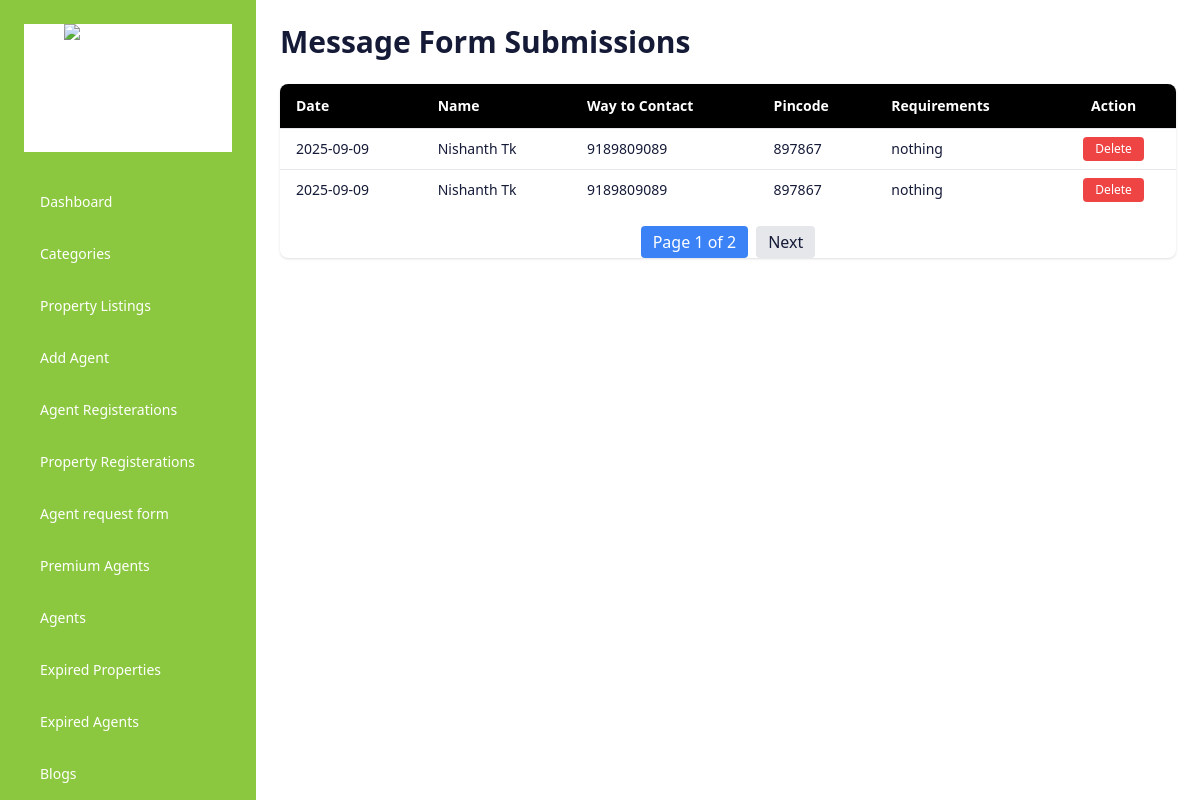
Screenshot of /admin_panel/admin_message (signed in) with the database file from the repository.
### agents/models.py (models this page shows, shortened)
class Inbox(models.Model):
    name = models.CharField(max_length=50)
    pin_code = models.CharField(max_length=50)
    contact = models.CharField(max_length=50)
    messages_text = models.TextField()
    created_at = models.DateTimeField(auto_now_add=True)
    is_read = models.BooleanField(default=False)  #
    is_removed = models.BooleanField(default=False)

### developer/views.py (the view)
# urls.py: path('admin_message', views.admin_message, name="admin_message"),
@never_cache
@user_passes_test(superuser_required, login_url='superuser_login_view')
def admin_message(request):
    message_list = Inbox.objects.all().order_by("-created_at")  # latest first
    paginator = Paginator(message_list, 2)
    page_number = request.GET.get("page")
    page_obj = paginator.get_page(page_number)
    return render(request, 'admin_messagebox.html', {'page_obj': page_obj})

### developer/views.py (called while the page is built)
def superuser_required(user):
    return user.is_authenticated and user.is_superuser

### developer/templates/admin_messagebox.html (shortened to what this page needs)
{% load static %}
<!DOCTYPE html>
<html lang="en">
<head>
  <script src="https://cdn.tailwindcss.com"></script>
</head>
<body class="bg-white text-[#151a37] font-sans">
  <div class="flex min-h-screen">
        <aside class="w-64 bg-[#8bc83f] text-white p-6 fixed h-screen overflow-y-auto scrollbar-thin scrollbar-thumb-gray-400 scrollbar-track-transparent">
      <div class="flex items-center justify-center mb-8 bg-white">
        <img src="{% static 'img/logo.png' %}" alt="Logo" class="w-32 h-32 object-contain">
      </div>
<nav>
        <ul class="space-y-4 text-sm">
           <li>
            <a href="{% url 'dashboard' %}" class="block py-2 px-4 rounded hover:bg-white hover:text-[#151a37]">
              Dashboard
            </a>
          </li>
          <li>
            <a href="{% url 'categories' %}" class="block py-2 px-4 rounded hover:bg-white hover:text-[#151a37]">
              Categories
            </a>
          </li>
          <li>
            <a href="{% url 'add_property' %}" class="block py-2 px-4 rounded hover:bg-white hover:text-[#151a37]">
             Property Listings
            </a>
          </li>
          <li>
            <a href="{% url 'agents_login' %}" class="block py-2 px-4 rounded hover:bg-white hover:text-[#151a37]">
             Add Agent
            </a>
          </li>
          <li>
            <a href="{% url 'agent_reg' %}" class="block py-2 px-4 rounded hover:bg-white hover:text-[#151a37]">
             Agent Registerations
            </a>
          </li>
            <li>
            <a href="{% url 'admin_property_list' %}" class="block py-2 px-4 rounded hover:bg-white hover:text-[#151a37]">
             Property Registerations
            </a>
          </li>
          <li>
            <a href="{% url 'requestforms' %}" class="block py-2 px-4 rounded hover:bg-white hover:text-[#151a37]">
             Agent request form
            </a>
          </li>
          <li>
            <a href="{% url 'admin_premiumagents' %}" class="block py-2 px-4 rounded hover:bg-white hover:text-[#151a37]">
             Premium Agents
            </a>
          </li>
          <li>
            <a href="{% url 'admin_agents' %}" class="block py-2 px-4 rounded hover:bg-white hover:text-[#151a37]">
             Agents
            </a>
          </li>
           <li>
            <a href="{% url 'expired_property' %}" class="block py-2 px-4 rounded hover:bg-white hover:text-[#151a37]">
             Expired Properties
            </a>
          </li>
          <li>
            <a href="{% url 'expired_agent' %}" class="block py-2 px-4 rounded hover:bg-white hover:text-[#151a37]">
             Expired Agents
            </a>
          </li>
          <li>
            <a href="{% url 'create_blog' %}" class="block py-2 px-4 rounded hover:bg-white hover:text-[#151a37]">
              Blogs
            </a>
          </li>
        </ul>
      </nav>
        </aside>
<main class="ml-64 p-6 w-full">
  <h1 class="text-3xl font-bold mb-6">Message Form Submissions</h1>
<div class="overflow-x-auto bg-white rounded-lg shadow">
  <table class="min-w-full divide-y divide-gray-200 text-sm">
    <thead class="bg-black text-left text-white">
      <tr>
        <th class="px-4 py-3">Date</th>
        <th class="px-4 py-3">Name</th>
        <th class="px-4 py-3">Way to Contact</th>
        <th class="px-4 py-3">Pincode</th>
        <th class="px-4 py-3">Requirements</th>
        <th class="px-4 py-3 text-center">Action</th>
      </tr>
    </thead>
    <tbody class="divide-y divide-gray-200">
      {% for msg in page_obj %}
      <tr>
        <td class="px-4 py-2">{{ msg.created_at|date:"Y-m-d" }}</td>
        <td class="px-4 py-2">{{ msg.name }}</td>
        <td class="px-4 py-2">{{ msg.contact }}</td>
        <td class="px-4 py-2">{{ msg.pin_code }}</td>
        <td class="px-4 py-2">{{ msg.messages_text }}</td>
        <td class="px-4 py-2 text-center">
          <form action="{% url 'delete_message' msg.id %}" method="post" style="display:inline;">
            <button type="submit"
              class="bg-red-500 text-white px-3 py-1 rounded hover:bg-red-600 text-xs"
              onclick="return confirm('Are you sure you want to delete this message?')">
              Delete
            </button>
          </form>
        </td>
      </tr>
      {% empty %}
      <tr>
        <td colspan="6" class="px-4 py-2 text-center text-gray-500">No messages found</td>
      </tr>
      {% endfor %}
    </tbody>
  </table>
  <div class="flex justify-center mt-4 space-x-2">
    <span class="px-3 py-1 bg-blue-500 text-white rounded">
      Page {{ page_obj.number }} of {{ page_obj.paginator.num_pages }}
    </span>
    {% if page_obj.has_next %}
      <a href="?page={{ page_obj.next_page_number }}" class="px-3 py-1 bg-gray-200 rounded hover:bg-gray-300">Next</a>
    {% endif %}
  </div>
</div>
</main>
    </div>
    </body>
    </html>

### rows the page displays
Inbox: created_at "2025-09-09", name "Nishanth Tk", contact "9189809089", pin_code "897867", messages_text "nothing"
Inbox: created_at "2025-09-09", name "Nishanth Tk", contact "9189809089", pin_code "897867", messages_text "nothing"

### other values shown
{{ page_obj.number }} "1"
{{ page_obj.paginator.num_pages }} "2"
